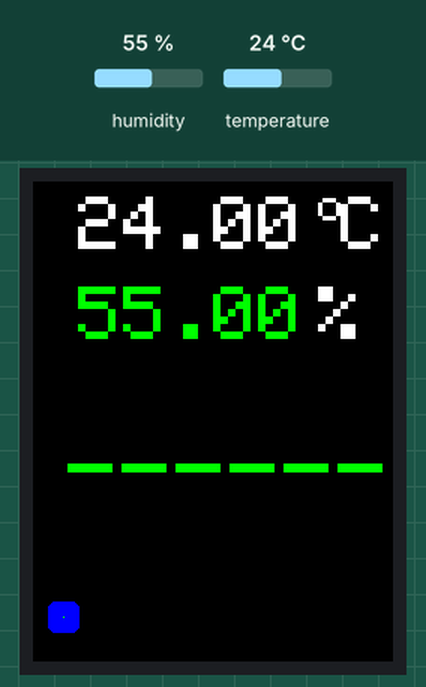
This sketch was run on a simulated Arduino Mega 2560, built with avr-gcc and run on an emulated ATmega2560. On the bench: 240×320 colour display. The inputs (shaded band) are chosen by the test bench; at power-on: humidity 55 %, temperature 24 °C. Storage starts empty.

Above: at 5.8 s.
5.9 s: humidity set to 42 %
At 11.0 s:
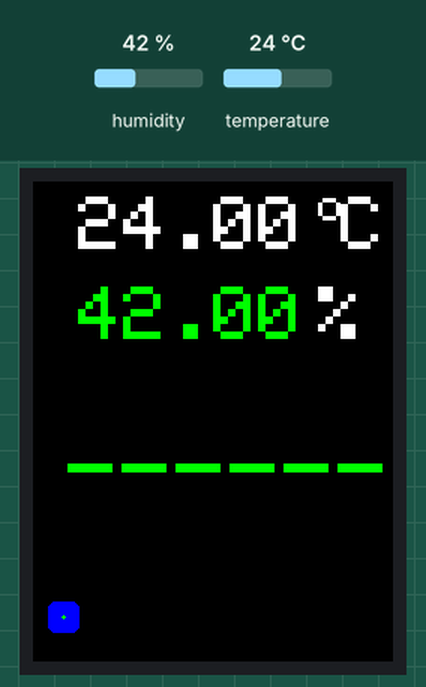
13.4 s: humidity set to 39 %
At 16.0 s:
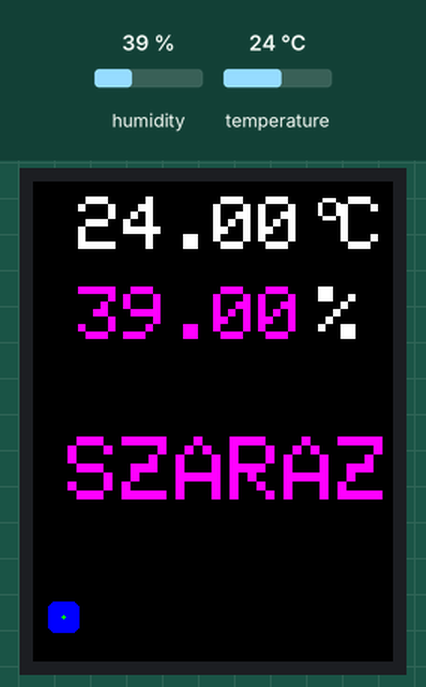
21.8 s: humidity set to 58 %
At 26.1 s:
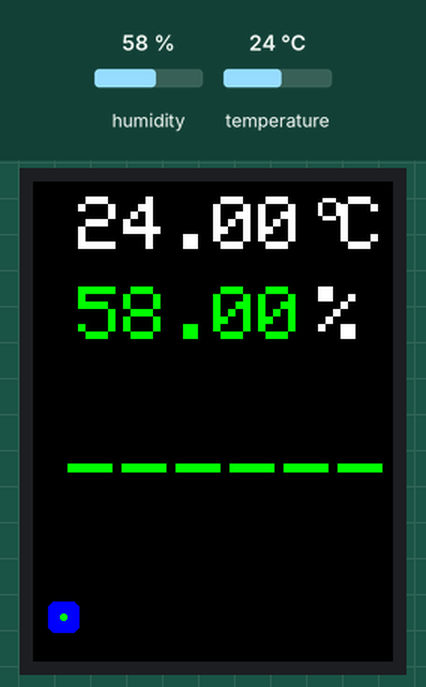
31.8 s: humidity set to 61 %
At 36.3 s:
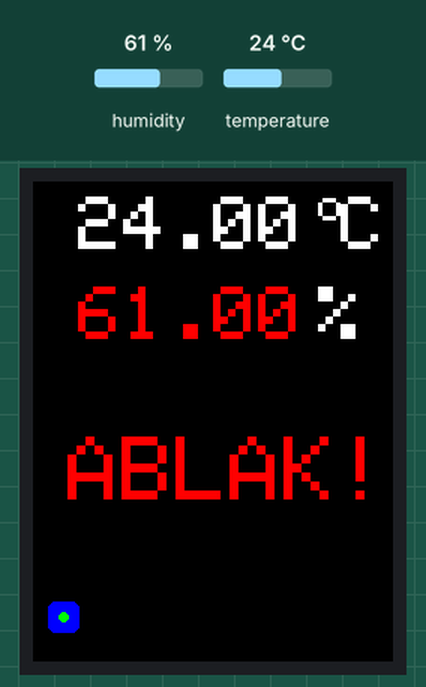
41.9 s: temperature set to 12 °C
At 61.8 s:
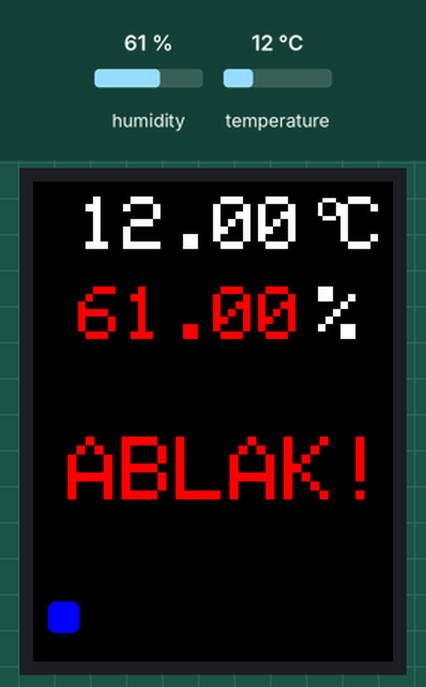
Timing chart, 0 to 63.1 s (numbered marks = the images above; inputs shaded):
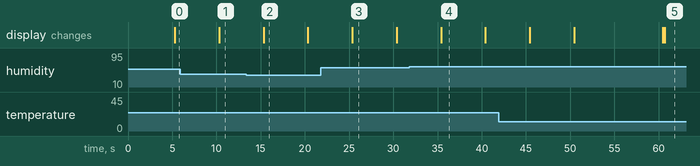

The sketch:

mega2560_temp_humidity.ino
```cpp
/*
 * Arduino Mega 2560 with
 * - Sensor DHT22
 * - Touchscreen 2.4Zoll 240x320, ILI931, SKUMAR2406
 */

#include "DHT.h"
#include <LCDWIKI_GUI.h> //Core graphics library
#include <LCDWIKI_KBV.h> //Hardware-specific library
 // include the SD library:
#include <SPI.h>
#include <SD.h>
#include <stdlib.h>


#define DHTGND 42
#define DHTPIN 44   // free PWM port bei Mega2560 with inserted Touchscreen hat
#define DHTVCC 46
#define DHTTYPE DHT22    // DHT11 as aternative when that sensor is used instead of DHT22

#define CS_PIN 53 // CS PIN FOR SPI

/*
 *  Pianos work best and sound best when the temperature and humidity are right.
 *  Proper ventilation is also important.
 *  Generally speaking, a relative humidity around 45 percent is ideal for pianos.
 *  The use of materials such as wood, felt and cloth in piano construction means that many parts are quite delicate.
 *
 *  When a cold room is warmed suddenly, moisture will condense on the piano strings and other metal parts,
 *  causing them to rust. Felt parts will absorb moisture, dulling their action and resulting in unclear sound.
 *  Be especially careful about sudden temperature changes when moving your piano into a room in a cold northern
 *  climate or into an airtight room in a concrete building. Do not place objects on top of the piano.
 *
 *  Source: https://ca.yamaha.com/en/support/caring_for_your_piano/index.html
*/
#define MIN_HUMIDITY_KLAVIER 40
#define MAX_HUMIDITY_KLAVIER 60

/*
 * Text size for display.
 * With size 6 in one row can be displayed 6 characters.
 */
#define TEXT_SIZE 5
#define TEXT_SIZE_WARNING 6

DHT dht(DHTPIN, DHTTYPE);

//if the IC model is known or the modules is unreadable,you can use this constructed function
LCDWIKI_KBV mylcd(ILI9341,A3,A2,A1,A0,A4); //model,cs,cd,wr,rd,reset

float prev_humidity = 0.0;
float prev_temperature = 0.0;

// coordinate for info/warning text line.
int rowInfo = 170;

// variables for SD card log
boolean cardInit = false;
char buff[10];
long passedSeconds = 0;

/*
 * Colors for Display
 */
#define BLACK   0x0000
#define RED     0xF800
#define GREEN   0x07E0
#define MAGENTA 0xF81F
#define WHITE   0xFFFF

void updateScreen(float humidity, float temperature) {

  // print temperature value
  int row0 = 10;

  mylcd.Set_Text_colour(WHITE);
  mylcd.Set_Text_Back_colour(BLACK);
  mylcd.Set_Text_Size(TEXT_SIZE);

  mylcd.Print_Number_Float(temperature, 2, 0, row0, '.', 6, ' ');  // 2: to digits, x, y, dec, length, filler
  mylcd.Draw_Char(190, row0-5,'o', WHITE, BLACK, TEXT_SIZE-2, 0);
  mylcd.Draw_Char(190+15, row0,'C', WHITE, BLACK, TEXT_SIZE, 0);

  // print humidity warning
  mylcd.Set_Text_Size(TEXT_SIZE_WARNING);
  if (humidity >= MAX_HUMIDITY_KLAVIER) {
    mylcd.Set_Text_colour(RED);
    mylcd.Print_String("ABLAK!", RIGHT, rowInfo);
  }else if (humidity <= MIN_HUMIDITY_KLAVIER) {
    mylcd.Set_Text_colour(MAGENTA);
    mylcd.Print_String("SZARAZ", RIGHT, rowInfo);
  }else {
    mylcd.Set_Text_colour(GREEN);
    mylcd.Print_String("------", RIGHT, rowInfo);
  }

  // print humidity value
  mylcd.Set_Text_Back_colour(BLACK);
  mylcd.Set_Text_Size(TEXT_SIZE);
  int row1 = row0 + TEXT_SIZE * 12;
  mylcd.Print_Number_Float(humidity, 2, 0, row1, '.', 6, ' ');  // 2: to digits, x, y, dec, length, filler
  mylcd.Draw_Char(190, row1,'%', WHITE, BLACK, TEXT_SIZE, 0); //x,y char, color, backgound, size, mode
}

void logToCard(float humidity, float temperature) {
      if (cardInit) {
        File datafile = SD.open("datalog.txt", FILE_WRITE);
        if (datafile) {
          delay(200); // to see the circle!
          datafile.write(' ');
          dtostrf(humidity, 5, 2, buff);
          datafile.write(buff,5);
          datafile.write(' ');
          dtostrf(temperature, 5, 2, buff);
          datafile.write(buff,5);
          datafile.println();
          datafile.close();
        }
    }
}

void setup() {
  pinMode(DHTGND, OUTPUT);
  digitalWrite(DHTGND, LOW);
  pinMode(DHTVCC, OUTPUT);
  digitalWrite(DHTVCC, HIGH);

  dht.begin();

  mylcd.Init_LCD();
  mylcd.Fill_Screen(BLACK);
  mylcd.Set_Text_Mode(0); // 0 - no overlap, 1 - overlap

  // SDCard initialisation
  pinMode(CS_PIN, OUTPUT);
  cardInit = SD.begin(CS_PIN);
  if (cardInit) {
    // show icon for card
    mylcd.Set_Draw_color(0,0,255);
    mylcd.Fill_Round_Rectangle(10,280,30,300,5);
  }
}

void loop() {
  // Wait a 5 seconds between measurements.
  delay(5000);                     // DHT22 needs minimum 2 seconds for measurements.
  passedSeconds = passedSeconds + 5;

  float humidity = dht.readHumidity();
  float temperature = dht.readTemperature();

  if (isnan(humidity) || isnan(temperature)) {
    mylcd.Set_Text_colour(RED);
    mylcd.Set_Text_Size(TEXT_SIZE_WARNING);
    mylcd.Print_String("*HIBA*", 0, rowInfo);
    return;
  }

  mylcd.Set_Draw_color(0,255,0);
  mylcd.Fill_Circle(20,290,(int)passedSeconds/10);

  if (passedSeconds >= 60) {
    passedSeconds = 0;
    mylcd.Set_Draw_color(255,0,0);
    mylcd.Fill_Circle(20,290,6);
    logToCard(humidity, temperature);
    mylcd.Set_Draw_color(0,0,255);
    mylcd.Fill_Circle(20,290,6);
  }

  if (abs(humidity - prev_humidity) >= 0.1 ||
      abs(temperature - prev_temperature) >= 0.1
  ) {
    updateScreen(humidity, temperature);
    prev_humidity = humidity;
    prev_temperature = temperature;
  }
}
```

Measured:
- the behaviour switches between 41 and 40 % on humidity (found by bisection; images 1 and 2)
- the behaviour switches between 59 and 60 % on humidity (found by bisection; images 3 and 4)
- after the input at 5.9 s, the display: changes after 4.4 s (image 1)
- after the input at 13.4 s, the display: changes after 1.9 s (image 2)
- after the input at 21.8 s, the display: changes after 3.6 s (image 3)
- after the input at 31.8 s, the display: changes after 3.6 s (image 4)
